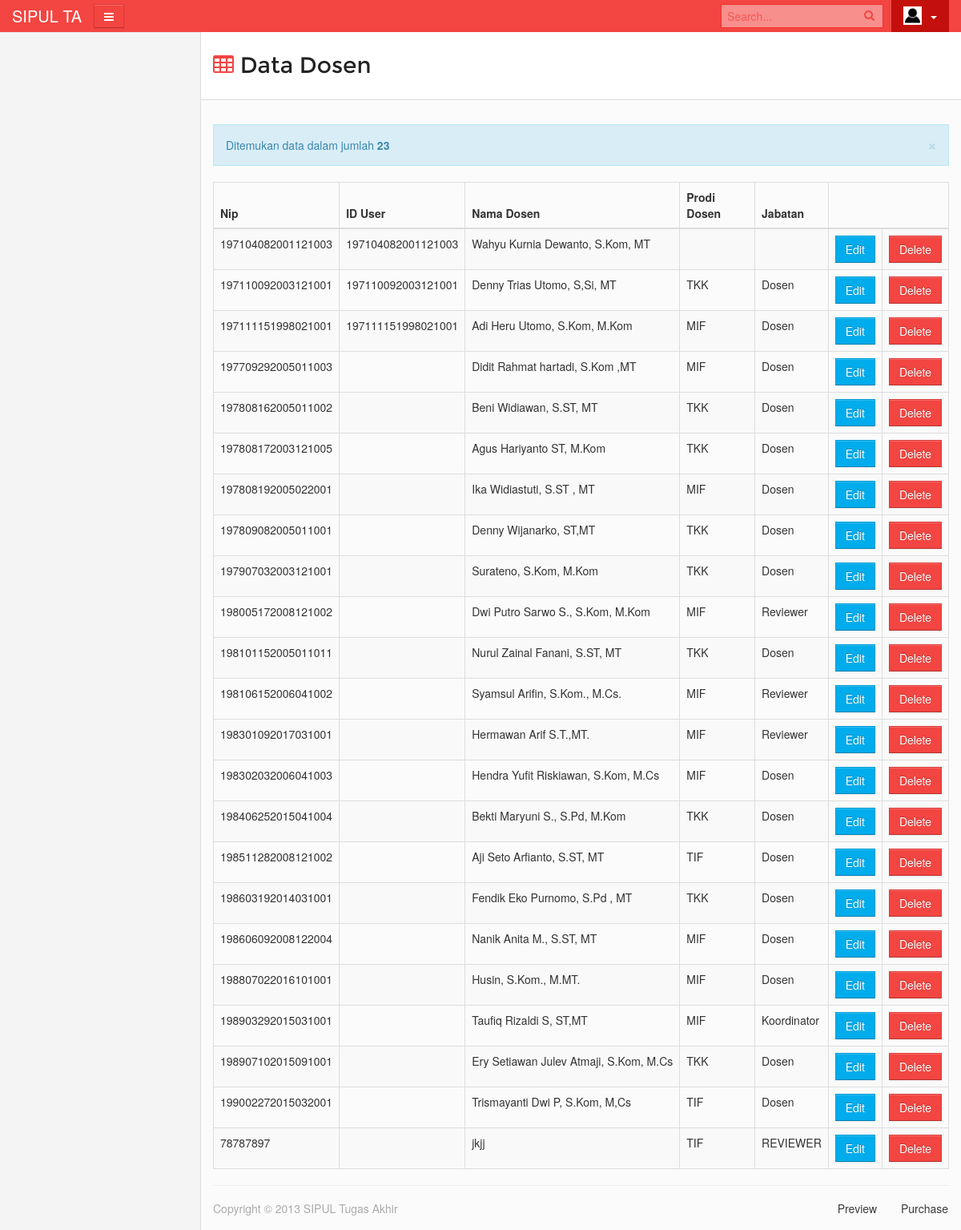
The app's page /index.php/c_inputdosen with its own data.
### tables this page shows
CREATE TABLE `tb_dosen` (
  `nip` varchar(30) NOT NULL,
  `id_user` varchar(30) NOT NULL,
  `nama_dosen` varchar(45) NOT NULL,
  `prodi_dosen` varchar(3) NOT NULL,
  `level_dosen` varchar(20) NOT NULL,
  `kuota` int(3) NOT NULL
);

### application/controllers/c_inputdosen.php (called while the page is built, shortened)
<?php defined('BASEPATH') OR exit('No direct script access allowed');
class c_inputdosen extends CI_Controller {
    public function __construct() {
        $this->load->database();
    }
    public function index()
    {
        $tb_dosen = $this->db->get('tb_dosen');
        $data['result'] = $tb_dosen->result_array();
        $data['num_rows'] = $tb_dosen->num_rows();
        $this->load->view('template/header');
        $this->load->view('template/sidebar');
        $this->load->view('v_readinputdosen', $data);
        $this->load->view('template/footer');
    }
}

### index.php (called while the page is built, shortened)
<?php
require_once BASEPATH.'core/CodeIgniter.php';

### application/views/v_readinputdosen.php (the view)
<section id='content'>
        <div class='container'>
          <div class='row' id='content-wrapper'>
            <div class='col-xs-12'>
              <div class='row'>
                <div class='col-sm-12'>
                  <div class='page-header'>
                    <h1 class='pull-left'>
                      <i class='icon-table'></i>
                      <span>Data Dosen</span>
                    </h1>
                    </div>
                </div>
              </div>
            <div class='row'>
                <div class='col-sm-12'>
                    <div class='alert alert-info alert-dismissable'>
                      <a class='close' data-dismiss='alert' href='#'>&times;</a>
                      Ditemukan data dalam jumlah <strong><?php echo $num_rows ?></strong>
                    </div>
                    <div class='box-content box-no-padding'>
                      <div class='responsive-table'>
                        <div class='scrollable-area'>
                          <table class='data-table table table-bordered table-striped' style='margin-bottom:0;'>
                            <thead>
                              <tr>
                                <th>Nip</th><th>ID User</th><th>Nama Dosen</th><th>Prodi Dosen</th><th>Jabatan</th>
            <th colspan="2" style="width: 1%;"> </th>
                              </tr>
                            </thead>
                            <?php foreach ($result as $r) {
            echo '<tr>';
            echo '<td>'.$r['nip'].'</td><td>'.$r['id_user'].'</td><td>'.$r['nama_dosen'].'</td><td>'.$r['prodi_dosen'].'</td><td>'.$r['level_dosen'].'</td>';
            echo '<td><a href="'.site_url('/c_inputdosen/v_updateinputdosen/'.$r['nip']).'" class="btn btn-primary">Edit</a></td>';
            echo '<td><a href="'.site_url('/c_inputdosen/v_deleteinputdosen/'.$r['nip']).'" class="btn btn-danger">Delete</a></td>';
            echo '</tr>';
        }
        ?>
                          </table>
                        </div>
                      </div>
                    </div>
                </div>
              </div>

### records on screen
tb_dosen: nip "197104082001121003", id_user "197104082001121003", nama_dosen "Wahyu Kurnia Dewanto, S.Kom, MT"
tb_dosen: nip "197110092003121001", id_user "197110092003121001", nama_dosen "Denny Trias Utomo, S,Si, MT", prodi_dosen "TKK", level_dosen "Dosen"
tb_dosen: nip "197111151998021001", id_user "197111151998021001", nama_dosen "Adi Heru Utomo, S.Kom, M.Kom", prodi_dosen "MIF", level_dosen "Dosen"
tb_dosen: nip "197709292005011003", nama_dosen "Didit Rahmat hartadi, S.Kom ,MT", prodi_dosen "MIF", level_dosen "Dosen"
tb_dosen: nip "197808162005011002", nama_dosen "Beni Widiawan, S.ST, MT", prodi_dosen "TKK", level_dosen "Dosen"
tb_dosen: nip "197808172003121005", nama_dosen "Agus Hariyanto ST, M.Kom", prodi_dosen "TKK", level_dosen "Dosen"
tb_dosen: nip "197808192005022001", nama_dosen "Ika Widiastuti, S.ST , MT", prodi_dosen "MIF", level_dosen "Dosen"
tb_dosen: nip "197809082005011001", nama_dosen "Denny Wijanarko, ST,MT", prodi_dosen "TKK", level_dosen "Dosen"
tb_dosen: nip "197907032003121001", nama_dosen "Surateno, S.Kom, M.Kom", prodi_dosen "TKK", level_dosen "Dosen"
tb_dosen: nip "198005172008121002", nama_dosen "Dwi Putro Sarwo S., S.Kom, M.Kom", prodi_dosen "MIF", level_dosen "Reviewer"
tb_dosen: nip "198101152005011011", nama_dosen "Nurul Zainal Fanani, S.ST, MT", prodi_dosen "TKK", level_dosen "Dosen"
tb_dosen: nip "198106152006041002", nama_dosen "Syamsul Arifin, S.Kom., M.Cs.", prodi_dosen "MIF", level_dosen "Reviewer"
tb_dosen: nip "198301092017031001", nama_dosen "Hermawan Arif S.T.,MT.", prodi_dosen "MIF", level_dosen "Reviewer"
tb_dosen: nip "198302032006041003", nama_dosen "Hendra Yufit Riskiawan, S.Kom, M.Cs", prodi_dosen "MIF", level_dosen "Dosen"
tb_dosen: nip "198406252015041004", nama_dosen "Bekti Maryuni S., S.Pd, M.Kom", prodi_dosen "TKK", level_dosen "Dosen"
tb_dosen: nip "198511282008121002", nama_dosen "Aji Seto Arfianto, S.ST, MT", prodi_dosen "TIF", level_dosen "Dosen"
tb_dosen: nip "198603192014031001", nama_dosen "Fendik Eko Purnomo, S.Pd , MT", prodi_dosen "TKK", level_dosen "Dosen"
tb_dosen: nip "198606092008122004", nama_dosen "Nanik Anita M., S.ST, MT", prodi_dosen "MIF", level_dosen "Dosen"
tb_dosen: nip "198807022016101001", nama_dosen "Husin, S.Kom., M.MT.", prodi_dosen "MIF", level_dosen "Dosen"
tb_dosen: nip "198903292015031001", nama_dosen "Taufiq Rizaldi S, ST,MT", prodi_dosen "MIF", level_dosen "Koordinator"
tb_dosen: nip "198907102015091001", nama_dosen "Ery Setiawan Julev Atmaji, S.Kom, M.Cs", prodi_dosen "TKK", level_dosen "Dosen"
tb_dosen: nip "199002272015032001", nama_dosen "Trismayanti Dwi P, S.Kom, M,Cs", prodi_dosen "TIF", level_dosen "Dosen"
tb_dosen: nip "78787897", nama_dosen "jkjj", prodi_dosen "TIF", level_dosen "REVIEWER"

### other values on screen
$num_rows "23"
